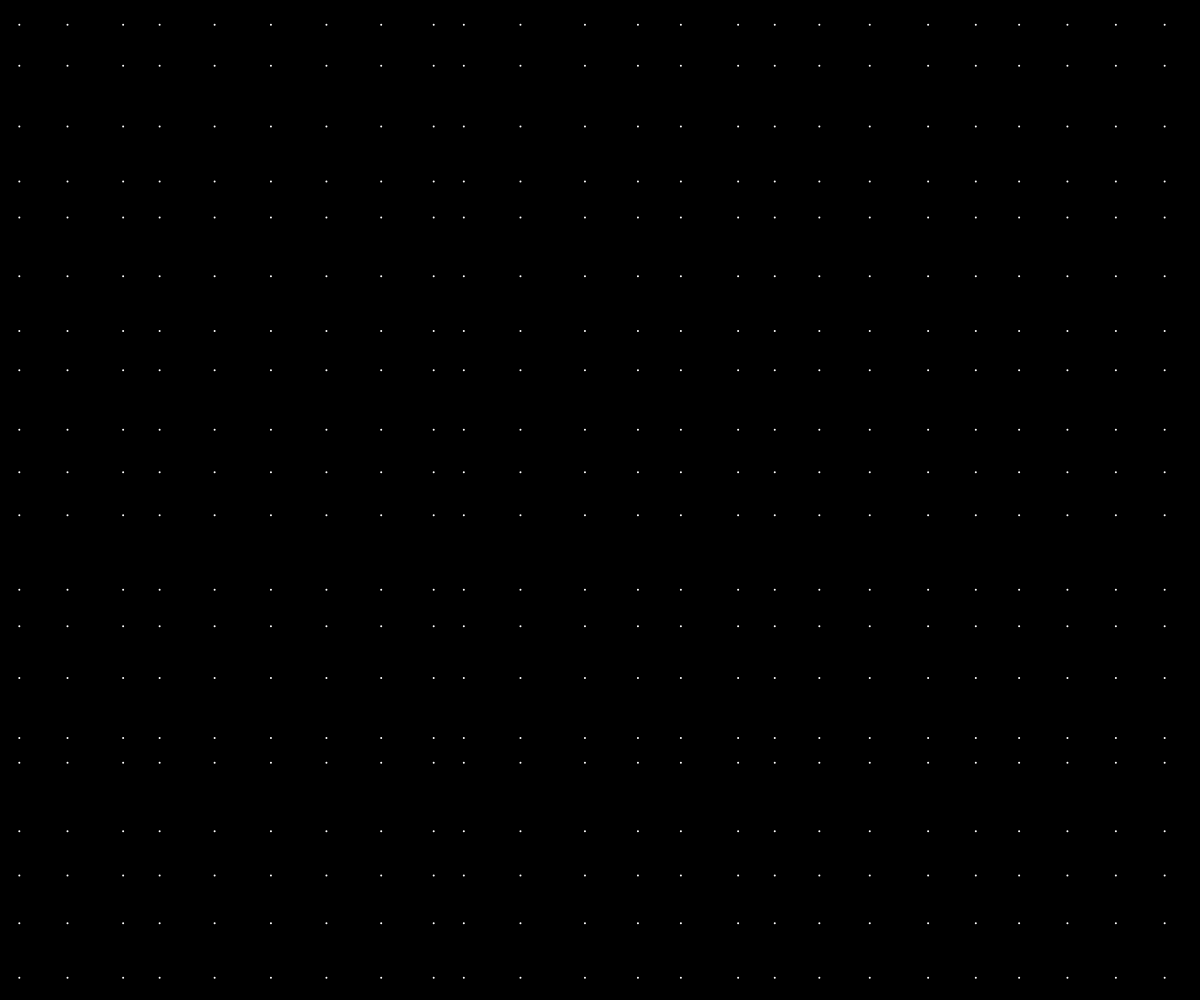
Frame 1 (no input)
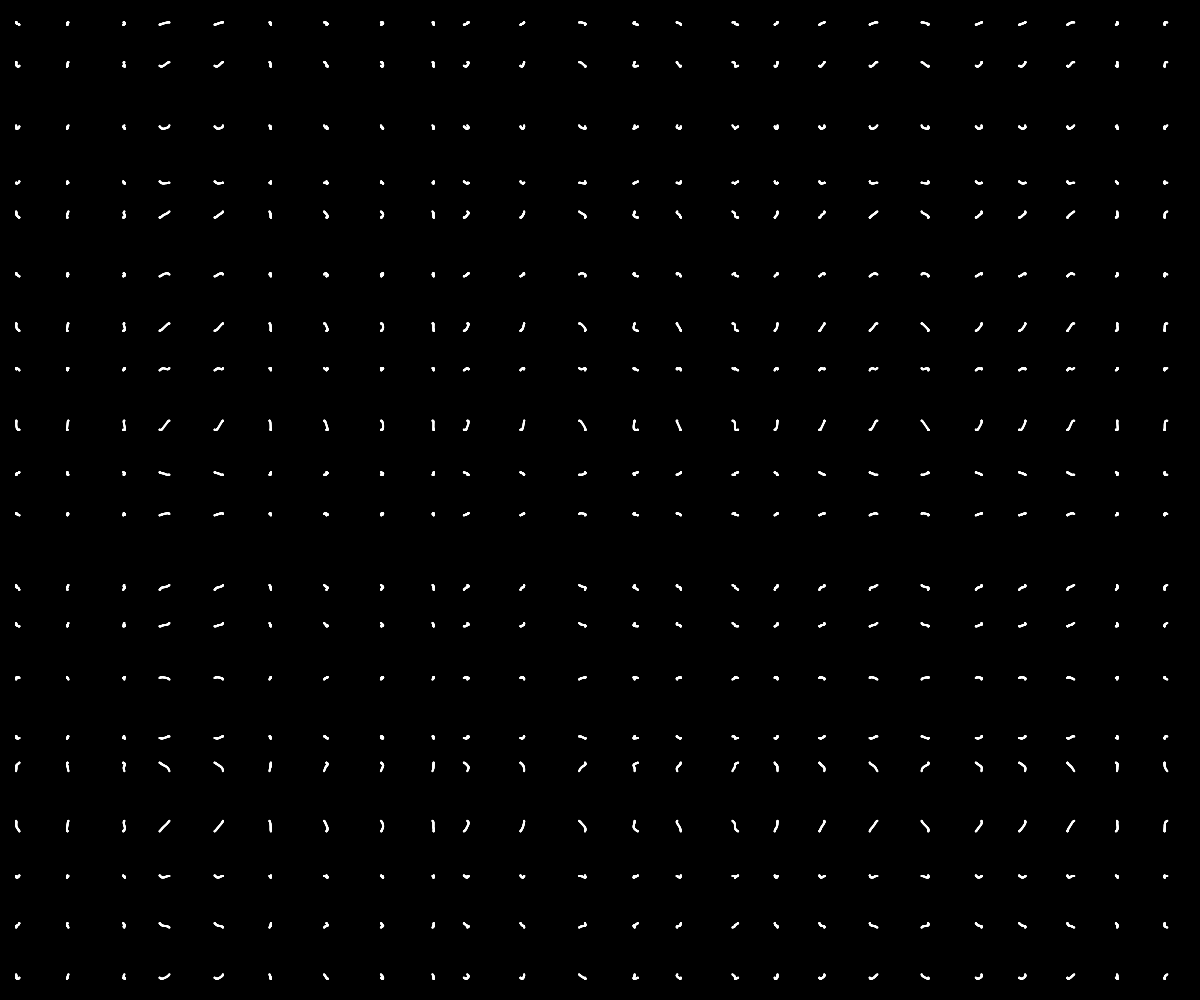
Frame 60 (no input)
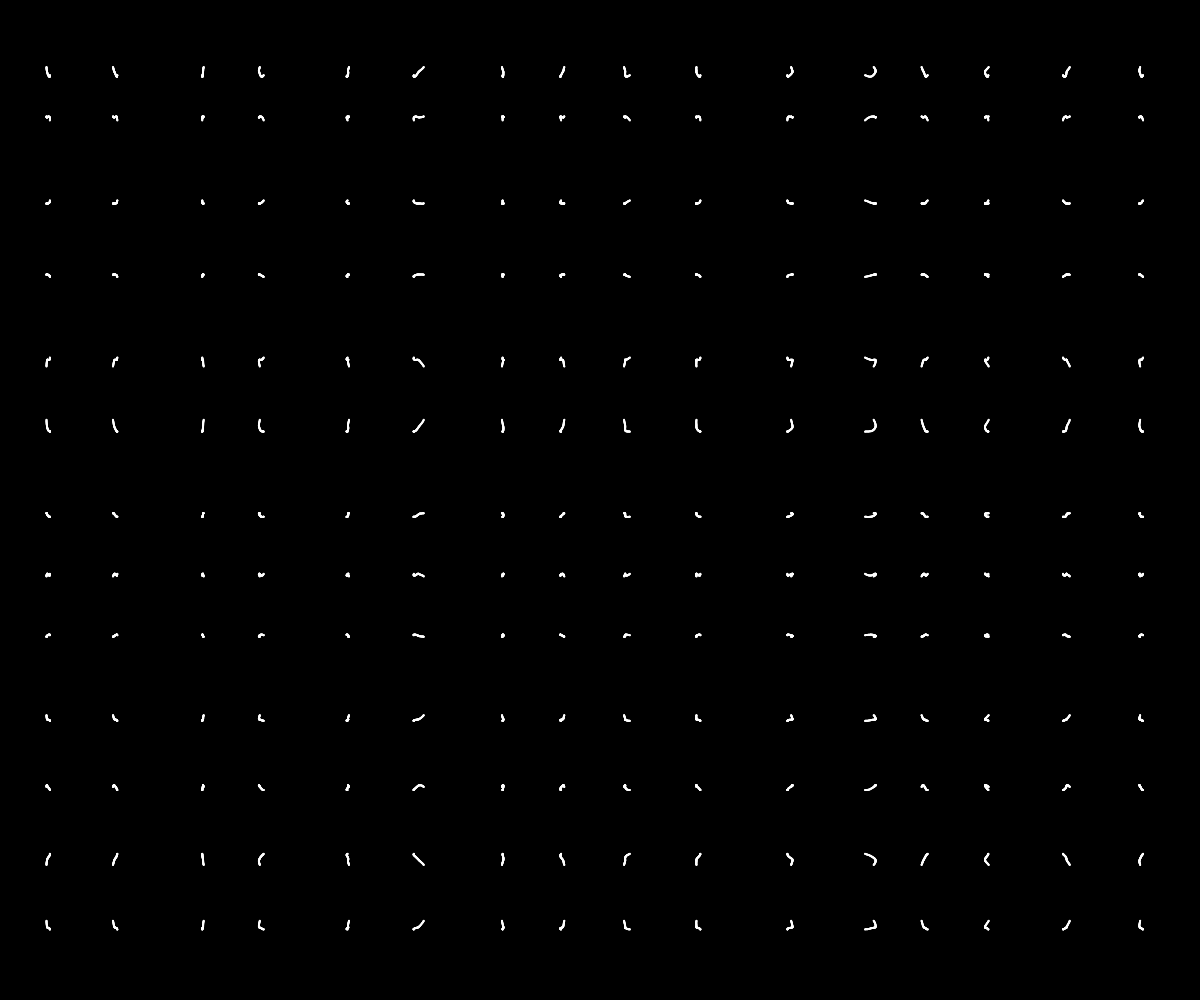
Frame 120 (the mouse pressed at the canvas centre since frame 60)

The p5.js sketch that drew these frames (run headless with seeded random() and noise() and a simulated clock; from frame 60 on, the mouse is pressed at the canvas centre):

// p5.js sketch
// ── sketch.js
let slotSize = 50;
let marginX;
let marginY;

let time = 0

function setup() {

    createCanvas(windowWidth, windowHeight);


    pixelDensity(1);

    marginX = windowWidth - int((windowWidth / slotSize)) * slotSize;
    marginY = windowHeight - int((windowHeight / slotSize)) * slotSize;
    rectMode(CENTER)
    background(0)

}


function draw() {


    stroke(255)
    strokeWeight(2)
    time += 0.005;
    for (let i = marginX / 2 + slotSize / 2; i < width - marginX / 2; i += slotSize) {
        for (let j = marginY / 2 + slotSize / 2; j < height - marginY / 2; j += slotSize) {
            let n1 = noise(time , i)
            let n2 = noise(time + 10 , j)
            let xoffset = map(n1, 0, 1, -slotSize/2, slotSize/2)
            let yoffset = map(n2, 0, 1, -slotSize/2, slotSize/2)
            point(i+xoffset, j+yoffset)
        }
    }
}

function mousePressed() {
    background(0)
    slotSize = random(5, 100)

    marginX = windowWidth - int((windowWidth / slotSize)) * slotSize;
    marginY = windowHeight - int((windowHeight / slotSize)) * slotSize;
}

function keyPressed(){
    background(0)
}


function windowResized() {
    resizeCanvas(windowWidth, windowHeight);
    marginX = windowWidth - int((windowWidth / slotSize)) * slotSize;
    marginY = windowHeight - int((windowHeight / slotSize)) * slotSize;
}
